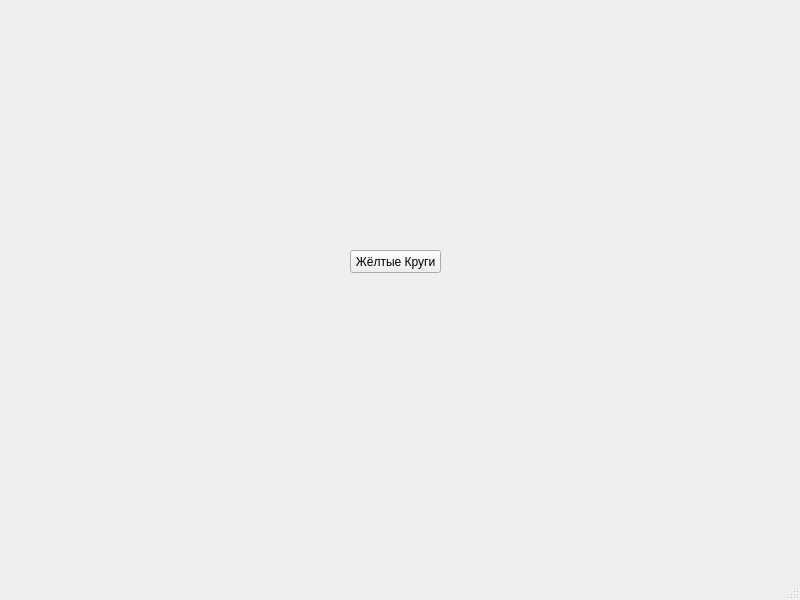
<?xml version="1.0" encoding="UTF-8"?>
<ui version="4.0">
 <class>MainWindow</class>
 <widget class="QMainWindow" name="MainWindow">
  <property name="geometry">
   <rect>
    <x>0</x>
    <y>0</y>
    <width>800</width>
    <height>600</height>
   </rect>
  </property>
  <property name="windowTitle">
   <string>Жёлтые Круги</string>
  </property>
  <widget class="QWidget" name="centralwidget">
   <widget class="QPushButton" name="crclBtn">
    <property name="geometry">
     <rect>
      <x>350</x>
      <y>250</y>
      <width>91</width>
      <height>23</height>
     </rect>
    </property>
    <property name="text">
     <string>Жёлтые Круги</string>
    </property>
   </widget>
  </widget>
  <widget class="QMenuBar" name="menubar">
   <property name="geometry">
    <rect>
     <x>0</x>
     <y>0</y>
     <width>800</width>
     <height>21</height>
    </rect>
   </property>
  </widget>
  <widget class="QStatusBar" name="statusbar"/>
 </widget>
 <resources/>
 <connections/>
</ui>
